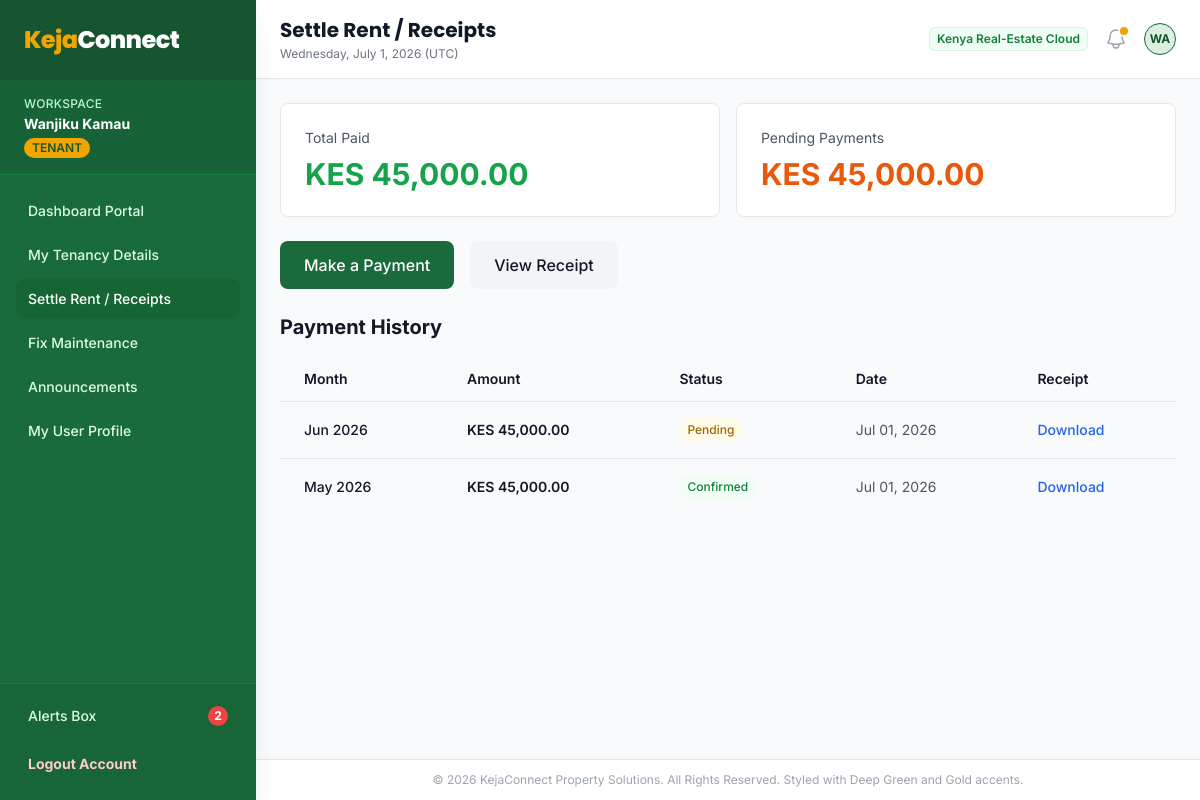
The page /tenant/payments/index.php (signed in) on the database its author committed.
### tables this page shows
CREATE TABLE IF NOT EXISTS `payments` (
  `id` INT AUTO_INCREMENT PRIMARY KEY,
  `tenancy_id` INT NOT NULL,
  `tenant_id` INT NOT NULL,
  `landlord_id` INT NOT NULL,
  `amount` DECIMAL(10, 2) NOT NULL,
  `payment_date` DATE NOT NULL,
  `payment_method` ENUM('mpesa', 'bank', 'cash') NOT NULL,
  `mpesa_code` VARCHAR(50) NULL,
  `receipt_number` VARCHAR(50) NOT NULL UNIQUE,
  `month_paid_for` VARCHAR(20) NOT NULL,  
  `status` ENUM('pending', 'confirmed', 'rejected') NOT NULL DEFAULT 'pending',
  `notes` TEXT NULL,
  `created_at` TIMESTAMP DEFAULT CURRENT_TIMESTAMP,
  FOREIGN KEY (`tenancy_id`) REFERENCES `tenancies` (`id`) ON DELETE CASCADE,
  FOREIGN KEY (`tenant_id`) REFERENCES `users` (`id`) ON DELETE CASCADE,
  FOREIGN KEY (`landlord_id`) REFERENCES `users` (`id`) ON DELETE CASCADE,
  INDEX `idx_payment_tenancy` (`tenancy_id`),
  INDEX `idx_payment_tenant` (`tenant_id`),
  INDEX `idx_payment_landlord` (`landlord_id`),
  INDEX `idx_payment_status` (`status`)
);

### includes/functions.php (called while the page is built, shortened)
<?php
function format_money($amount) {
    return 'KES ' . number_format($amount, 2);
}

### tenant/payments/index.php (the view, shortened to what this page needs)
<?php
require_once __DIR__ . '/../../includes/functions.php';
$tenant_id = $_SESSION['user_id'];
$db = get_db_connection();
$stmt_tn = $db->prepare("SELECT id FROM tenancies WHERE tenant_id = ? AND status = 'active' LIMIT 1");
$stmt_tn->execute([$tenant_id]);
$tenancy = $stmt_tn->fetch();
    ?>
    <?php exit;
$tenancy_id = $tenancy['id'];
$stmt = $db->prepare("
    SELECT p.*,
           t.unit_number,
           pr.name as property_name
    FROM payments p
    INNER JOIN tenancies tn ON p.tenancy_id = tn.id
    INNER JOIN units t ON tn.unit_id = t.id
    INNER JOIN properties pr ON t.property_id = pr.id
    WHERE p.tenancy_id = ?
    ORDER BY p.month_paid_for DESC
");
$stmt->execute([$tenancy_id]);
$payments = $stmt->fetchAll();
$stmt_total = $db->prepare("SELECT SUM(amount) FROM payments WHERE tenancy_id = ? AND status = 'confirmed'");
$stmt_total->execute([$tenancy_id]);
$total_paid = (float) $stmt_total->fetchColumn();
$stmt_pending = $db->prepare("SELECT SUM(amount) FROM payments WHERE tenancy_id = ? AND status = 'pending'");
$stmt_pending->execute([$tenancy_id]);
$total_pending = (float) $stmt_pending->fetchColumn();
include __DIR__ . '/../../includes/header.php';
?>
<div class="grid grid-cols-1 gap-6">
    <div class="grid grid-cols-1 gap-4 sm:grid-cols-2">
        <div class="bg-white p-6 rounded-lg border border-gray-200">
            <p class="text-sm text-gray-600">Total Paid</p>
            <p class="text-3xl font-bold text-green-600 mt-2"><?php echo format_money($total_paid); ?></p>
        </div>
        <div class="bg-white p-6 rounded-lg border border-gray-200">
            <p class="text-sm text-gray-600">Pending Payments</p>
            <p class="text-3xl font-bold text-orange-600 mt-2"><?php echo format_money($total_pending); ?></p>
        </div>
    </div>
    <div class="flex gap-4">
        <a href="#" class="inline-flex items-center px-6 py-3 rounded-lg bg-brand-600 text-white font-medium hover:bg-brand-700">
            <span>Make a Payment</span>
        </a>
        <a href="#" class="inline-flex items-center px-6 py-3 rounded-lg bg-gray-100 text-gray-900 font-medium hover:bg-gray-200">
            <span>View Receipt</span>
        </a>
    </div>
    <div>
        <h2 class="text-xl font-bold text-gray-900 mb-4">Payment History</h2>
        <?php if (!empty($payments)): ?>
            <div class="overflow-x-auto">
                <table class="w-full border-collapse">
                    <thead>
                        <tr class="border-b border-gray-200 bg-gray-50">
                            <th class="px-6 py-3 text-left text-sm font-semibold text-gray-900">Month</th>
                            <th class="px-6 py-3 text-left text-sm font-semibold text-gray-900">Amount</th>
                            <th class="px-6 py-3 text-left text-sm font-semibold text-gray-900">Status</th>
                            <th class="px-6 py-3 text-left text-sm font-semibold text-gray-900">Date</th>
                            <th class="px-6 py-3 text-left text-sm font-semibold text-gray-900">Receipt</th>
                        </tr>
                    </thead>
                    <tbody class="divide-y divide-gray-200">
                        <?php foreach ($payments as $payment): ?>
                            <tr class="hover:bg-gray-50">
                                <td class="px-6 py-4 text-sm font-medium text-gray-900"><?php echo date('M Y', strtotime($payment['month_paid_for'])); ?></td>
                                <td class="px-6 py-4 text-sm font-semibold text-gray-900"><?php echo format_money($payment['amount']); ?></td>
                                <td class="px-6 py-4 text-sm">
                                    <span class="inline-flex items-center rounded-full px-2 py-1 text-xs font-medium <?php
                                        echo ($payment['status'] === 'confirmed') ? 'bg-green-50 text-green-700' : 'bg-yellow-50 text-yellow-700';
                                    ?>">
                                        <?php echo ucfirst($payment['status']); ?>
                                    </span>
                                </td>
                                <td class="px-6 py-4 text-sm text-gray-600"><?php echo date('M d, Y', strtotime($payment['created_at'])); ?></td>
                                <td class="px-6 py-4 text-sm">
                                    <a href="#" class="text-blue-600 hover:text-blue-900 font-medium">Download</a>
                                </td>
                            </tr>
                        <?php endforeach; ?>
                    </tbody>
                </table>
            </div>
        <?php else: ?>
            <div class="bg-white rounded-lg border border-gray-200 p-8 text-center">
                <p class="text-sm text-gray-600">No payment history yet.</p>
            </div>
        <?php endif; ?>
    </div>
</div>
<?php include __DIR__ . '/../../includes/footer.php'; ?>

### includes/header.php (style rules this page uses)
body { font-family: 'Inter', sans-serif; }

### rows shown on the page
payments: month_paid_for "Jun 2026", amount "KES 45,000.00", status "Pending", created_at "Jul 01, 2026"
payments: month_paid_for "May 2026", amount "KES 45,000.00", status "Confirmed", created_at "Jul 01, 2026"

### other values the page prints
$user_name "Wanjiku Kamau"
$user_role "TENANT"
$unread_notices "2"
$page_heading "Settle Rent / Receipts"
substr($user_name, 0, 2) "WA"
format_money($total_paid) "KES 45,000.00"
format_money($total_pending) "KES 45,000.00"
APP_COMPANY "KejaConnect Property Solutions"
